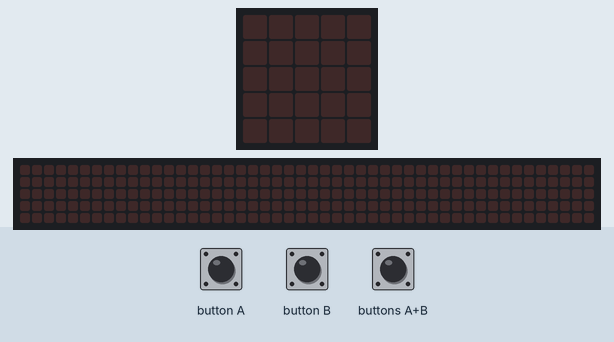
Simulated run of this program. Board: BBC micro:bit (MakeCode). Shown: the board's 5×5 LED display, a strip that is not on the board, showing the scrolling text unrolled. The test bench sets the inputs (shaded band). The 48×5 strip is a reading aid, not a part: it shows the text the display is scrolling, unrolled, one strip-width of it at a time.

Above: at 1.2 s.
1.3 s: buttons A+B pressed for 0.15 s
At 1.52 s:
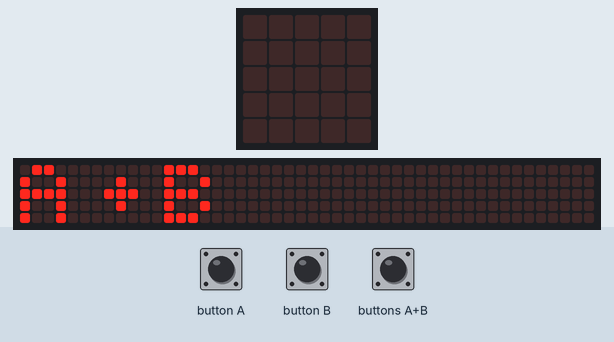
4.3 s: button A pressed for 0.15 s
At 6.2 s:
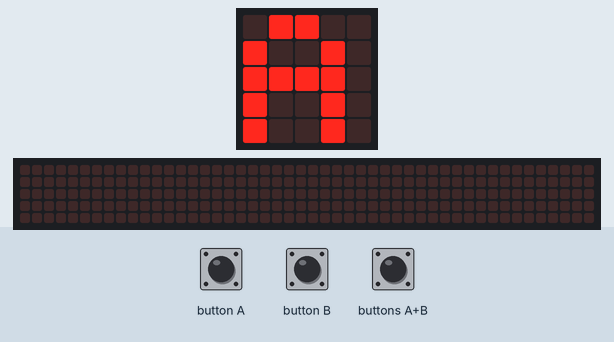
6.5 s: button B pressed for 0.15 s
At 7.7 s:
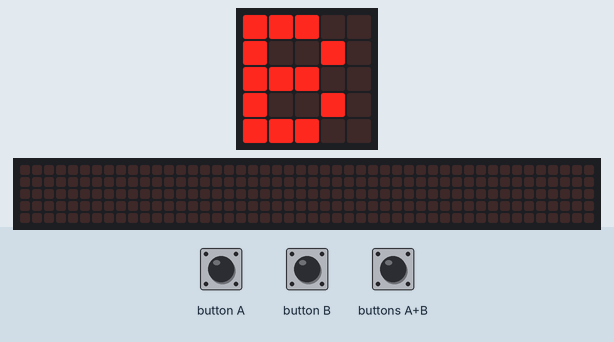
8.1 s: buttons A+B pressed for 1 s
At 9.17 s:
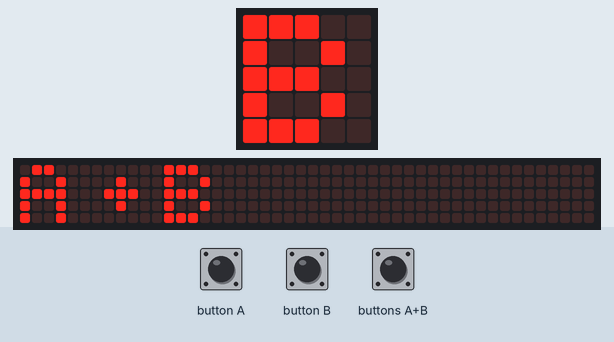
Timing chart, 0 to 11.1 s (numbered marks = the images above; inputs shaded):
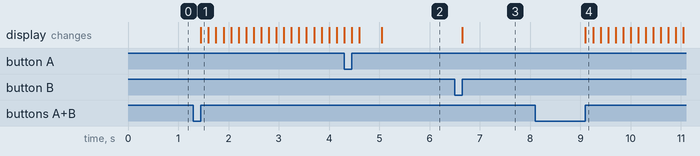

Measured:
- after the input at 1.3 s, the display: changes after 0.15 s (image 1)
- after the input at 4.3 s, the display: first differs from a run without the input after 0.75 s (image 2)
- after the input at 6.5 s, the display: changes after 0.15 s (image 3)
- after the input at 8.1 s, the display: changes after 1.0 s (image 4)

The program:

main.ts
```typescript
input.onButtonPressed(Button.A, function () {
    basic.showString("A")
})
input.onButtonPressed(Button.AB, function () {
    basic.showString("A+B")
})
input.onButtonPressed(Button.B, function () {
    basic.showString("B")
})
basic.forever(function () {

})
```

test.ts
```typescript
// テストはここに来ます。このパッケージが拡張機能として使用されるときにはコンパイルされません。
```
